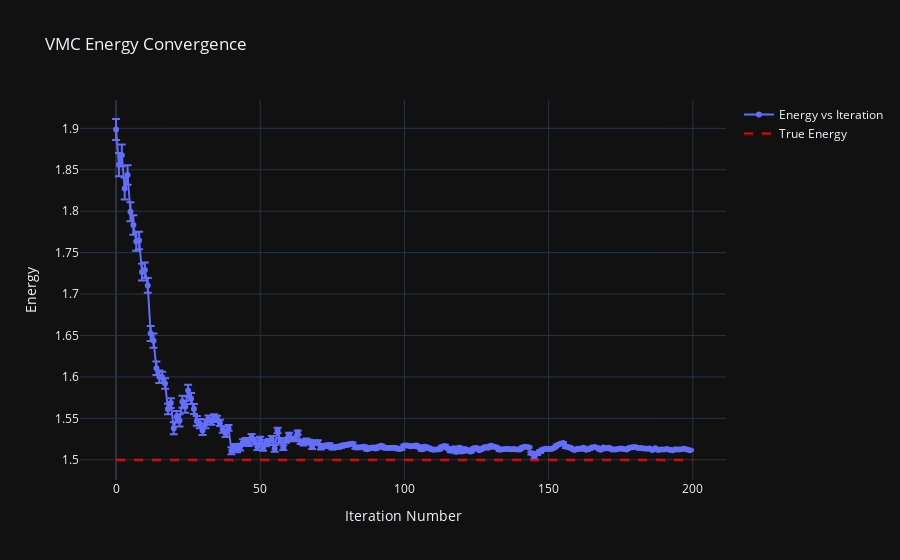

Notebook cell for this chart:
### Code cell
# using plotly, plot the energy vs iteration number with error bars
def astra_energy():
    return (N * harmonic_omega)/2 - m * g**2  * (N*(N**2 - 1))/(24)

true_energy = astra_energy()

# true_energy = .5 * N

print("True energy: ", true_energy)

fig = go.Figure()
fig.add_trace(go.Scatter(
    x=np.arange(len(resultsa[0])),
    y=resultsa[0],
    error_y=dict(
        type='data',
        array=resultsa[1],
        visible=True
    ),
    mode='lines+markers',
    name='Energy vs Iteration'
))

# add a horizontal line for the true energy
fig.add_trace(go.Scatter(
    x=[0, len(resultsa[0])],
    y=[true_energy, true_energy],
    mode='lines',
    name='True Energy',
    line=dict(dash='dash', color='red')
))

fig.update_layout(
    title='VMC Energy Convergence',
    xaxis_title='Iteration Number',
    yaxis_title='Energy',
    template='plotly_dark'
)
fig.show()

### Figure 1 — Plotly figure (JSON) as saved in the notebook; plotly's stock layout.template omitted (floating-point values rounded to 4 significant figures; data arrays with more than 128 entries replaced by an {"elided": "..."} marker saying what was removed)
{"data": [{"error_y": {"array": {"elided": "200 float values"}, "type": "data", "visible": true}, "mode": "lines+markers", "name": "Energy vs Iteration", "type": "scatter", "x": {"elided": "200 int values"}, "y": {"elided": "200 float values"}}, {"line": {"color": "red", "dash": "dash"}, "mode": "lines", "name": "True Energy", "type": "scatter", "x": [0, 200], "y": [1.5, 1.5]}], "layout": {"title": {"text": "VMC Energy Convergence"}, "xaxis": {"title": {"text": "Iteration Number"}}, "yaxis": {"title": {"text": "Energy"}}}}
